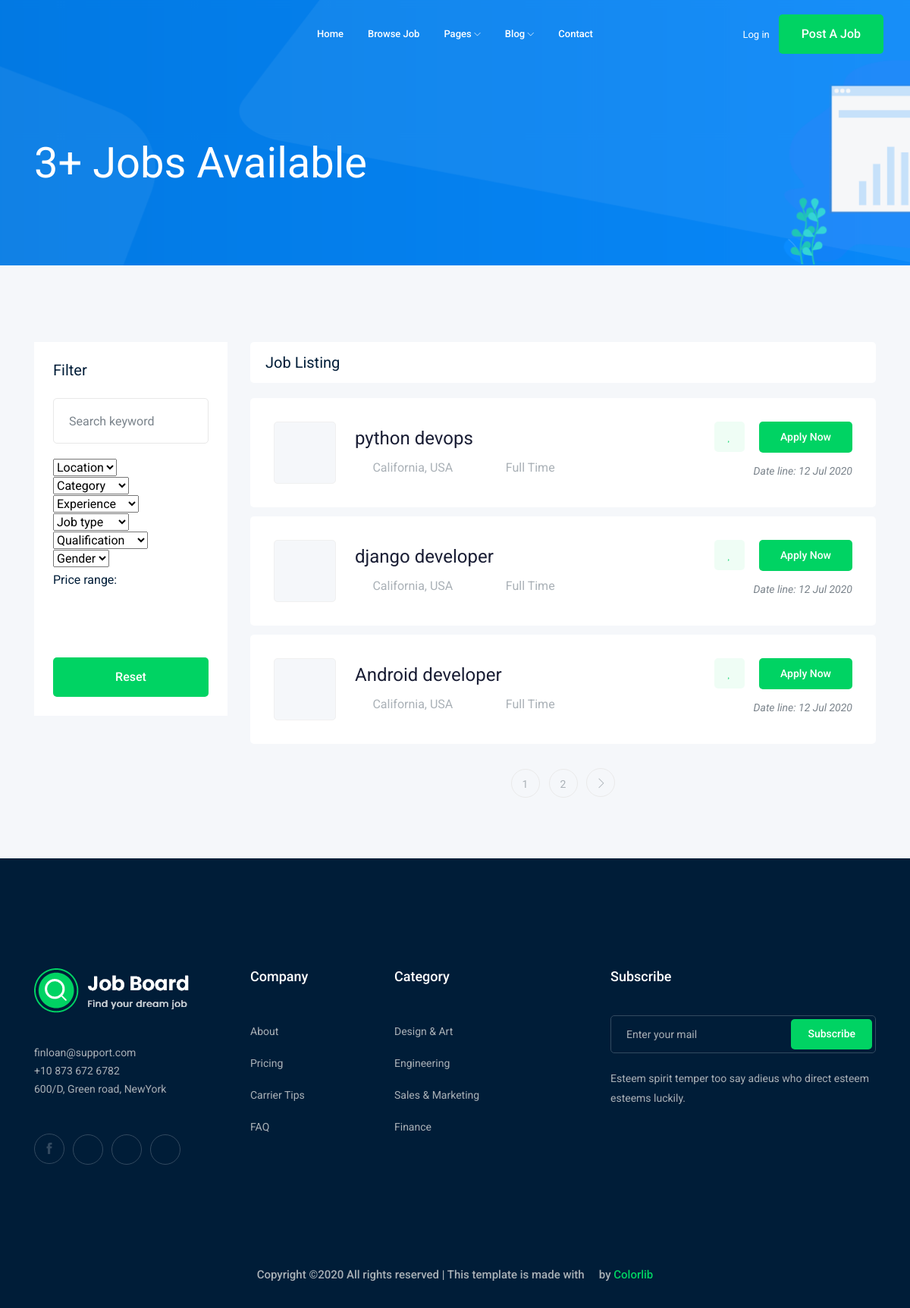
Screenshot of /jobs/ with the database file from the repository.
### job/models.py (models this page shows, shortened)
class Job(models.Model):
    owner = models.ForeignKey(User,related_name='job_owner',on_delete=models.CASCADE )
    title = models.CharField(max_length=80)
    job_type = models.CharField(max_length=20, choices=JOB_TYPE)
    description = models.TextField(max_length=1000)
    published_at = models.DateTimeField(auto_now=True)
    vacancy = models.IntegerField(default=1)
    salary = models.IntegerField(default=0)
    experience = models.IntegerField(default=1)
    category = models.ForeignKey("Category", on_delete=models.CASCADE)
    image = models.ImageField(upload_to=imageUpload)
    slug = models.SlugField(blank=True, null=True)
    def __str__(self):
        return self.title

### job/views.py (the view)
# urls.py: path('',views.jobList,name = "job_list"),
def jobList(request):
    jobList = Job.objects.all() # fetch data ==> model queryset
    paginator = Paginator(jobList, 3)  # Show 25 contacts per page.
    page_number = request.GET.get('page')
    page_obj = paginator.get_page(page_number)
    context={
        'jobs':page_obj
    }
    return render(request,'job/jobList.html',context)

### job/templates/job/jobList.html (shortened to what this page needs)
{% extends 'base.html' %}
{% load static %}
{% block body %}
<div class="bradcam_area bradcam_bg_1">
    <div class="container">
        <div class="row">
            <div class="col-xl-12">
                <div class="bradcam_text">
                    <h3>{{jobs|length}}+ Jobs Available</h3>
                </div>
            </div>
        </div>
    </div>
</div>
<div class="job_listing_area plus_padding">
    <div class="container">
        <div class="row">
            <div class="col-lg-3">
                <div class="job_filter white-bg">
                    <div class="form_inner white-bg">
                        <h3>Filter</h3>
                        <form action="#">
                            <div class="row">
                                <div class="col-lg-12">
                                    <div class="single_field">
                                        <input type="text" placeholder="Search keyword">
                                    </div>
                                </div>
                                <div class="col-lg-12">
                                    <div class="single_field">
                                        <select class="wide">
                                            <option data-display="Location">Location</option>
                                        </select>
                                    </div>
                                </div>
                                <div class="col-lg-12">
                                    <div class="single_field">
                                        <select class="wide">
                                            <option data-display="Category">Category</option>
                                        </select>
                                    </div>
                                </div>
                                <div class="col-lg-12">
                                    <div class="single_field">
                                        <select class="wide">
                                            <option data-display="Experience">Experience</option>
                                        </select>
                                    </div>
                                </div>
                                <div class="col-lg-12">
                                    <div class="single_field">
                                        <select class="wide">
                                            <option data-display="Job type">Job type</option>
                                        </select>
                                    </div>
                                </div>
                                <div class="col-lg-12">
                                    <div class="single_field">
                                        <select class="wide">
                                            <option data-display="Qualification">Qualification</option>
                                        </select>
                                    </div>
                                </div>
                                <div class="col-lg-12">
                                    <div class="single_field">
                                        <select class="wide">
                                            <option data-display="Gender">Gender</option>
                                        </select>
                                    </div>
                                </div>
                            </div>
                        </form>
                    </div>
                    <div class="range_wrap">
                        <label for="amount">Price range:</label>
                        <p>
                            <input type="text" id="amount" readonly
                                   style="border:0; color:#7A838B; font-size: 14px; font-weight:400;">
                        </p>
                    </div>
                    <div class="reset_btn">
                        <button class="boxed-btn3 w-100" type="submit">Reset</button>
                    </div>
                </div>
            </div>
            <div class="col-lg-9">
                <div class="recent_joblist_wrap">
                    <div class="recent_joblist white-bg ">
                        <div class="row align-items-center">
                            <div class="col-md-6">
                                <h4>Job Listing</h4>
                            </div>
                            <div class="col-md-6">
                            </div>
                        </div>
                    </div>
                </div>
                <div class="job_lists m-0">
                    <div class="row">
                        {% for job in jobs %}
                        <div class="col-lg-12 col-md-12">
                            <div class="single_jobs white-bg d-flex justify-content-between">
                                <div class="jobs_left d-flex align-items-center">
                                    <div class="thumb">
                                    </div>
                                    <div class="jobs_conetent">
                                        <a href="{% url 'jobs:jobDetail' job.slug %}"><h4>{{job}}</h4></a>
                                        <div class="links_locat d-flex align-items-center">
                                            <div class="location">
                                                <p><i class="fa fa-map-marker"></i> California, USA</p>
                                            </div>
                                            <div class="location">
                                                <p><i class="fa fa-clock-o"></i>{{job.job_type}}</p>
                                            </div>
                                        </div>
                                    </div>
                                </div>
                                <div class="jobs_right">
                                    <div class="apply_now">
                                        <a class="heart_mark" href="#"> <i class="fa fa-heart"></i> </a>
                                        <a href="{% url 'jobs:jobDetail' job.slug %}" class="boxed-btn3">Apply Now</a>
                                    </div>
                                    <div class="date">
                                        <p>Date line: {{job.published_at|date:'d M o'}}</p>
                                    </div>
                                </div>
                            </div>
                        </div>
                        {%endfor%}
                    </div>
                    {% if jobs.has_other_pages %}
                    <div class="row">
                        <div class="col-lg-12">
                            <div class="pagination_wrap">
                                <ul>
                                    {% for i in jobs.paginator.page_range %}
                                    <li><a href="?page={{i}}"><span>{{i}}</span></a></li>
                                    {% endfor %}
                                    {% if jobs.has_next %}
                                    <li><a href="?page={{jobs.next_page_number}}"> <i class="ti-angle-right"></i> </a></li>
                                    {% endif %}
                                </ul>
                            </div>
                        </div>
                    </div>
                    {% endif %}
                </div>
            </div>
        </div>
    </div>
</div>
{% endblock body %}

### rows the page displays
Job: title "python devops", job_type "Full Time", published_at "12 Jul 2020"
Job: title "django developer", job_type "Full Time", published_at "12 Jul 2020"
Job: title "Android developer", job_type "Full Time", published_at "12 Jul 2020"

### other values shown
{{ jobs|length }} "3"
{{ i }} "1" "2"
